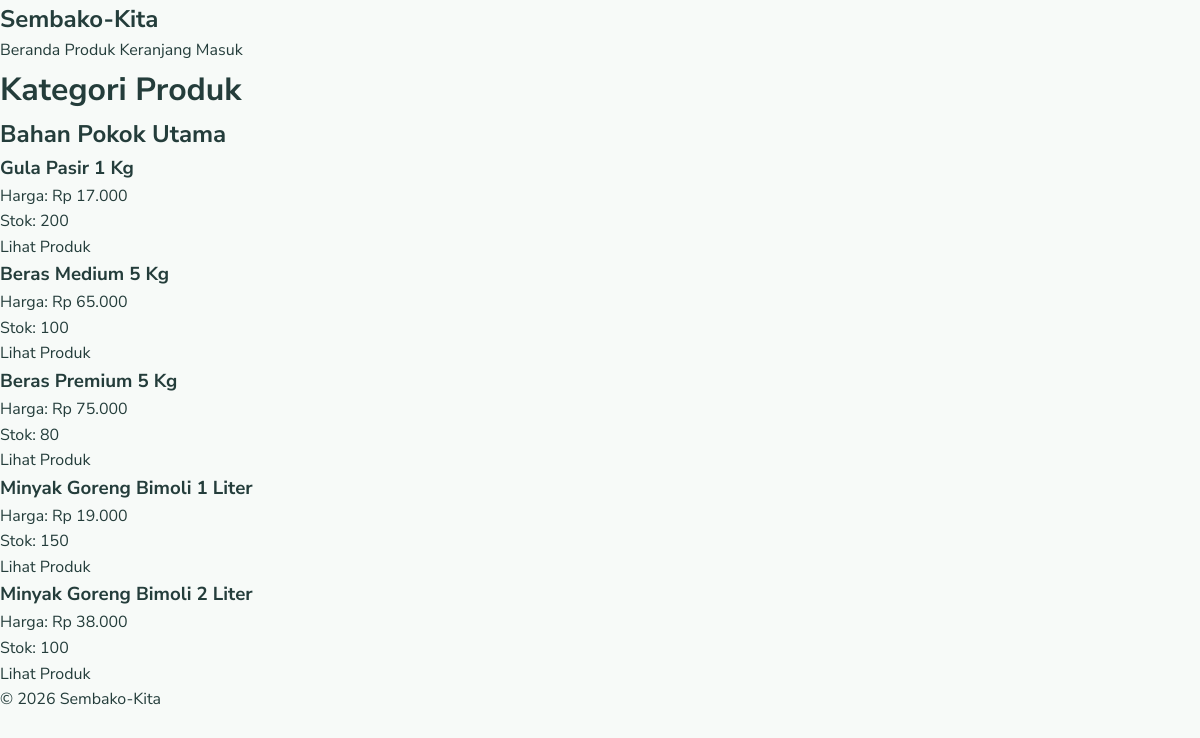
The page /kategori.php?slug=bahan-pokok on the database its author committed.
### tables this page shows
CREATE TABLE `categories` (
  `id` bigint(20) NOT NULL,
  `name` varchar(100) NOT NULL,
  `slug` varchar(100) DEFAULT NULL,
  `image` varchar(255) DEFAULT NULL,
  `description` text DEFAULT NULL,
  `status` tinyint(1) DEFAULT 1,
  `created_at` timestamp NOT NULL DEFAULT current_timestamp(),
  `updated_at` timestamp NOT NULL DEFAULT current_timestamp() ON UPDATE current_timestamp()
);

CREATE TABLE `products` (
  `id` bigint(20) NOT NULL,
  `category_id` bigint(20) DEFAULT NULL,
  `brand_id` bigint(20) DEFAULT NULL,
  `name` varchar(150) NOT NULL,
  `slug` varchar(150) DEFAULT NULL,
  `sku` varchar(50) DEFAULT NULL,
  `price` decimal(12,2) DEFAULT NULL,
  `discount_price` decimal(12,2) DEFAULT NULL,
  `weight` int(11) DEFAULT NULL,
  `stock` int(11) DEFAULT 0,
  `description` text DEFAULT NULL,
  `shipping_info` text DEFAULT NULL,
  `return_policy` text DEFAULT NULL,
  `status` enum('active','inactive') DEFAULT 'active',
  `created_at` timestamp NOT NULL DEFAULT current_timestamp(),
  `updated_at` timestamp NOT NULL DEFAULT current_timestamp() ON UPDATE current_timestamp()
);

### kategori.php (the view, shortened to what this page needs)
<?php
require_once __DIR__ . '/koneksi.php';
function e($teks) {
    return htmlspecialchars((string)$teks, ENT_QUOTES, 'UTF-8');
}
$slug = trim($_GET['slug'] ?? '');
$stmt = mysqli_prepare(
    $conn,
    "SELECT id, name, slug FROM categories WHERE slug = ? LIMIT 1"
);
mysqli_stmt_bind_param($stmt, "s", $slug);
mysqli_stmt_execute($stmt);
$hasilKategori = mysqli_stmt_get_result($stmt);
$kategori = mysqli_fetch_assoc($hasilKategori);
if (!$kategori) {
    http_response_code(404);
    $pesan = "Kategori tidak ditemukan.";
} else {
    $pesan = '';
    $stmtProduk = mysqli_prepare(
        $conn,
        "SELECT id, name, price, stock
         FROM products
         WHERE category_id = ?
         ORDER BY id DESC"
    );
    mysqli_stmt_bind_param($stmtProduk, "i", $kategori['id']);
    mysqli_stmt_execute($stmtProduk);
    $hasilProduk = mysqli_stmt_get_result($stmtProduk);
}
?>
<!DOCTYPE html>
<html lang="id">
<head>
    <link rel="stylesheet" href="css/style.css">
</head>
<body>
<header>
    <h2><a href="index.php">Sembako-Kita</a></h2>
    <nav>
        <a href="index.php">Beranda</a>
        <a href="produk.php">Produk</a>
        <a href="keranjang.php">Keranjang</a>
        <a href="login.php">Masuk</a>
    </nav>
</header>
<main>
    <h1>Kategori Produk</h1>
    <?php if ($pesan !== ''): ?>
        <p><?= e($pesan) ?></p>
        <p><a href="produk.php">Lihat semua produk</a></p>
    <?php else: ?>
        <h2><?= e($kategori['name']) ?></h2>
        <?php if (mysqli_num_rows($hasilProduk) === 0): ?>
            <p>Belum ada produk dalam kategori ini.</p>
        <?php else: ?>
            <section class="daftar-produk">
                <?php while ($produk = mysqli_fetch_assoc($hasilProduk)): ?>
                    <article class="kartu-produk">
                        <h3>
                            <a href="detail-produk.php?id=<?= (int)$produk['id'] ?>">
                                <?= e($produk['name']) ?>
                            </a>
                        </h3>
                        <p>Harga: Rp <?= number_format((float)$produk['price'], 0, ',', '.') ?></p>
                        <p>Stok: <?= (int)$produk['stock'] ?></p>
                        <a href="detail-produk.php?id=<?= (int)$produk['id'] ?>">
                            Lihat Produk
                        </a>
                    </article>
                <?php endwhile; ?>
            </section>
        <?php endif; ?>
    <?php endif; ?>
</main>
<footer>
    <p>&copy; 2026 Sembako-Kita</p>
</footer>
</body>
</html>

### css/style.css (style rules this page uses)
:root { --mint: #8AD6D1; --teal: #359FA0; --cream: #FFF0C5; --orange: #FF8C52; --dark: #243D3B; --muted: #82918D; --bg: #F7FAF8; --white: #FFFFFF; --line: #E8EFEB; }
* { box-sizing: border-box; margin: 0; padding: 0; }
html { scroll-behavior: smooth; scroll-padding-top: 100px; }
body { font-family: 'Nunito Sans', 'Segoe UI', sans-serif; background: var(--bg); color: var(--dark); line-height: 1.6; }
a { color: inherit; text-decoration: none; }

### rows shown on the page
categories: name "Bahan Pokok Utama"
products: name "Gula Pasir 1 Kg", price "17.000", stock "200"
products: name "Beras Medium 5 Kg", price "65.000", stock "100"
products: name "Beras Premium 5 Kg", price "75.000", stock "80"
products: name "Minyak Goreng Bimoli 1 Liter", price "19.000", stock "150"
products: name "Minyak Goreng Bimoli 2 Liter", price "38.000", stock "100"
